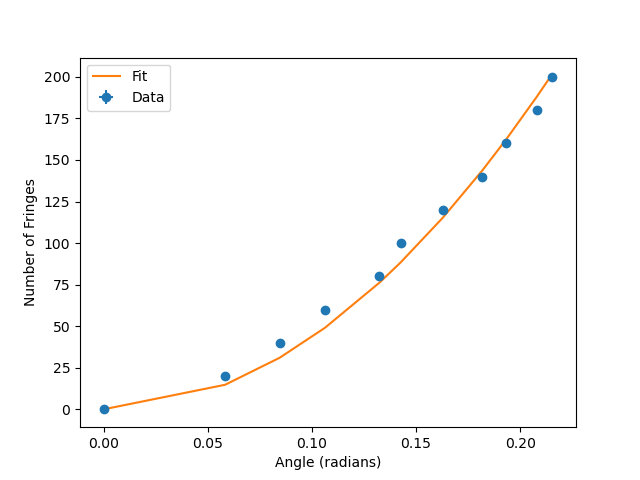

Here is the Python script that generated this plot:
"""
Curve fitting disappearing fringes over changes in angle and plotting residuals
"""
import numpy as np
import matplotlib.pyplot as plt
from scipy.optimize import curve_fit

# Define constants
λ = 552*10e-9
t = 7.71*10e-3


# Define chi squared function
def reduced_chi_squared(x, y, y_exp, unc, params):
    chi_squared = 0
    for i in range(len(y)):
        chi_squared += ((y[i] - y_exp[i]) / unc[i]) ** 2

    return chi_squared / (len(y) - params)

# Load data
data = np.loadtxt('refraction.csv', delimiter=',', skiprows=1)
fringes = data[:,0]
angle = data[:,1]
x_unc = data[:,2]
y_unc = data[:,3]

# Define model
def f(x, n):
    return (t/λ) * (x**2) * (1-(1/n))

# Curve fit
popt, pcov = curve_fit(f, angle, fringes, sigma=x_unc)
pstd = np.sqrt(np.diag(pcov))

# Plot data
plt.errorbar(angle, fringes, xerr=x_unc, yerr=y_unc, fmt='o', label='Data')
plt.plot(angle, f(angle, *popt), label='Fit')
plt.ylabel('Number of Fringes')
plt.xlabel('Angle (radians)')
plt.legend()
plt.savefig('refraction.png')

# Plot residuals
residuals = fringes - f(angle, *popt)
plt.errorbar(angle, residuals, xerr=x_unc, yerr=y_unc, fmt='o', label='Data')
plt.axhline(0, color='black', lw=1, linestyle='--')
plt.ylabel('Residuals')
plt.xlabel('Angle (radians)')
plt.legend()
plt.savefig('refraction_residuals.png')

# Print curve fit values
chi2 = reduced_chi_squared(angle, fringes, f(angle, *popt), x_unc, 1)
print('Reduced Chi Squared:', chi2)
print('Index of Refraction:', popt[0])
print('Uncertainty:', pstd[0])
